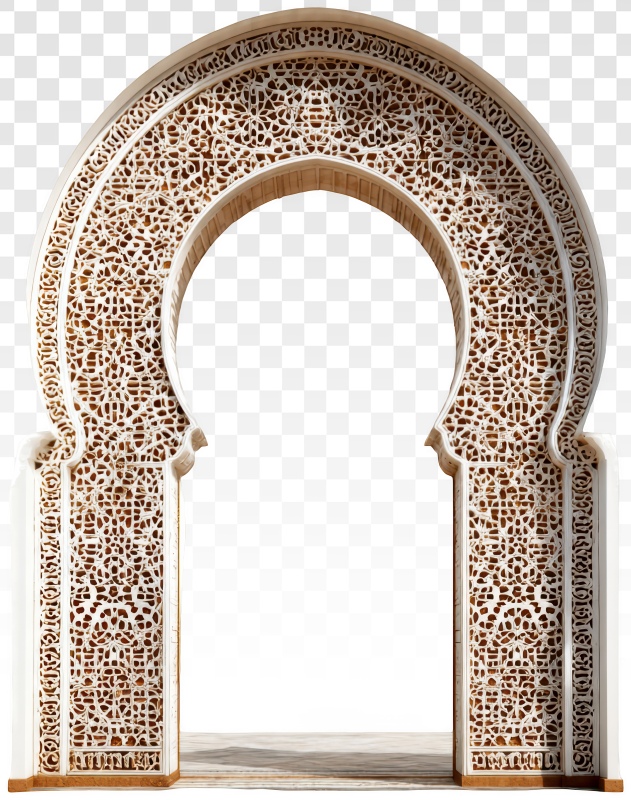
#> input picture assets/splash/mosque_arch_3d.png, 1262 x 1600 px (shown at 1/2 size)
$ python -i _make_splash_alpha.py   (imports and definitions only)
#> lines starting #> are read from the running program, lines starting #| are printed output that depends on the picture; after the words box and inside, x2 and y2 are one past the last pixel; in counts of white or black regions, pixels touching at a corner belong together
#> further down, picture is the input picture: shape (1600, 1262, 3); mean B, G, R 182.6, 191.9, 203.9
from pathlib import Path
import numpy as np
import cv2

root = Path(r'e:/NiyyahTracker-mobile-app-ai/assets/splash')
assets = Path(r'e:/NiyyahTracker-mobile-app-ai/assets')


def max_side(img, max_dim=2048):
    h, w = img.shape[:2]
    if max(h, w) <= max_dim:
        return img
    scale = max_dim / max(h, w)
    nw, nh = int(w * scale), int(h * scale)
    return cv2.resize(img, (nw, nh), interpolation=cv2.INTER_AREA)


def checker_to_alpha(bgr, lum_min=200, sat_max=25):
#> called with lum_min = 200, sat_max = 25
    hsv = cv2.cvtColor(bgr, cv2.COLOR_BGR2HSV)
#> hsv: shape (1600, 1262, 3); mean H, S, V 9.9, 46.1, 204
    _h, s, v = cv2.split(hsv)
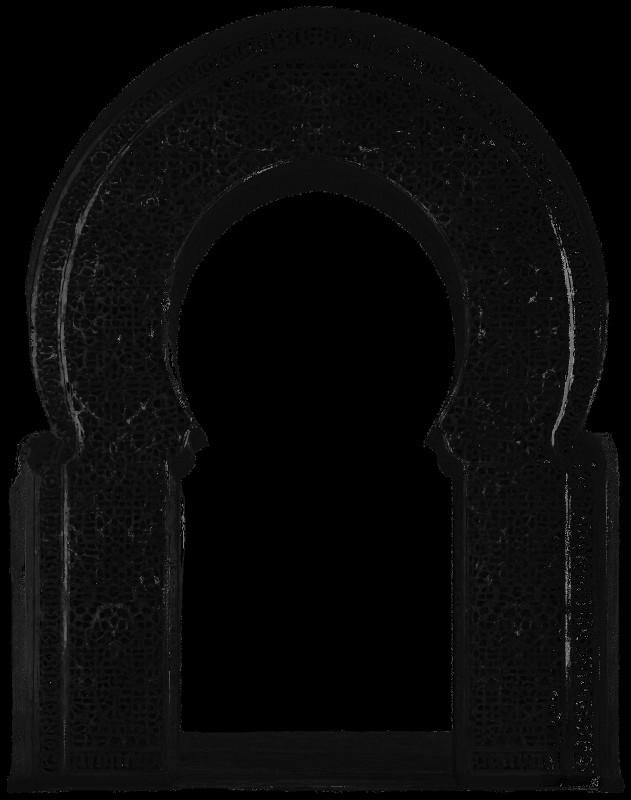
#> _h: shape (1600, 1262) (shown at 1/2 size); min 0, max 179, mean 9.9
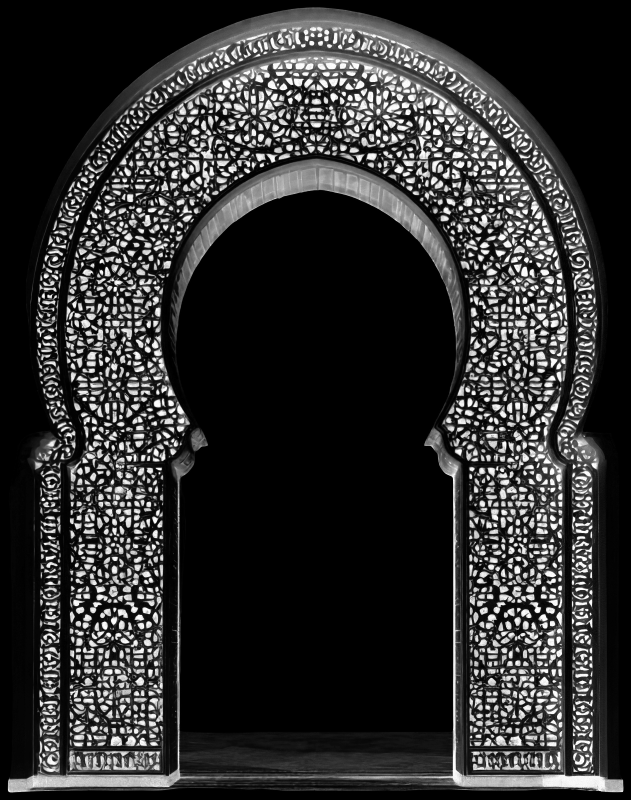
#> s: shape (1600, 1262) (shown at 1/2 size); min 0, max 255, mean 46.1
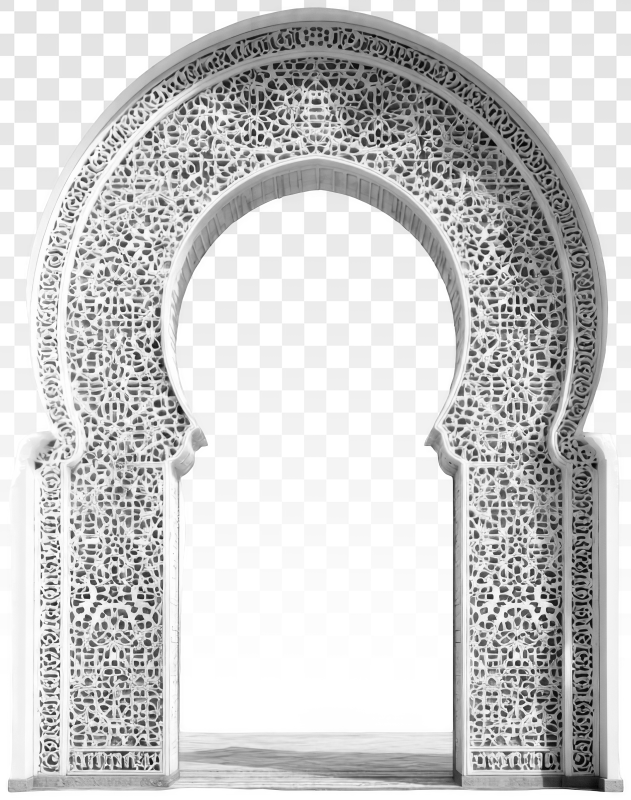
#> v: shape (1600, 1262) (shown at 1/2 size); min 0, max 255, mean 204
    cand = ((v >= lum_min) & (s <= sat_max)).astype(np.uint8) * 255
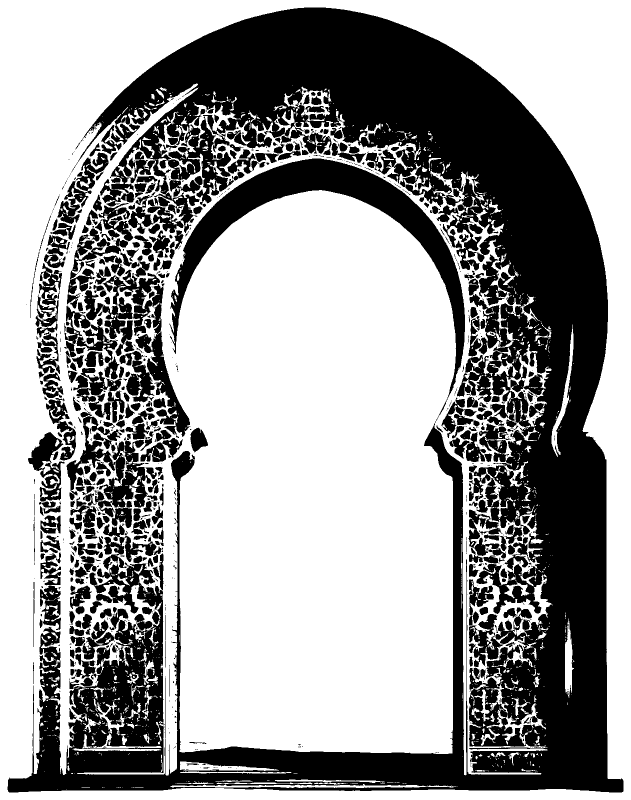
#> cand: shape (1600, 1262) (shown at 1/2 size); 61.1% white; 874 black regions (529 under 20 px), largest, box (x1, y1, x2, y2) and area: (15, 15, 1247, 1585) 627835, (168, 539, 381, 874) 20026, (133, 832, 315, 1015) 11124

    hgt, wdt = cand.shape
#> hgt = 1600; wdt = 1262
    mask = np.zeros((hgt + 2, wdt + 2), np.uint8)
    seeds = []
    for x in range(0, wdt, 8):
        if cand[0, x]:
            seeds.append((x, 0))
        if cand[hgt - 1, x]:
            seeds.append((x, hgt - 1))
#> after the loop, seeds = 316 pairs, first value 0 to 1256, second value 0 to 1599
    for y in range(0, hgt, 8):
        if cand[y, 0]:
            seeds.append((0, y))
        if cand[y, wdt - 1]:
            seeds.append((wdt - 1, y))
#> after the loop, seeds = 716 pairs, first value 0 to 1261, second value 0 to 1599

    fill_src = cand.copy()
    for (x, y) in seeds:
        if mask[y + 1, x + 1] == 0:
            cv2.floodFill(fill_src, mask, (x, y), 128, loDiff=0, upDiff=0, flags=4)
#> this loop made 716 passes
#> (x, y) on passes 1 to 3: (0, 0), (0, 1599), (8, 0)
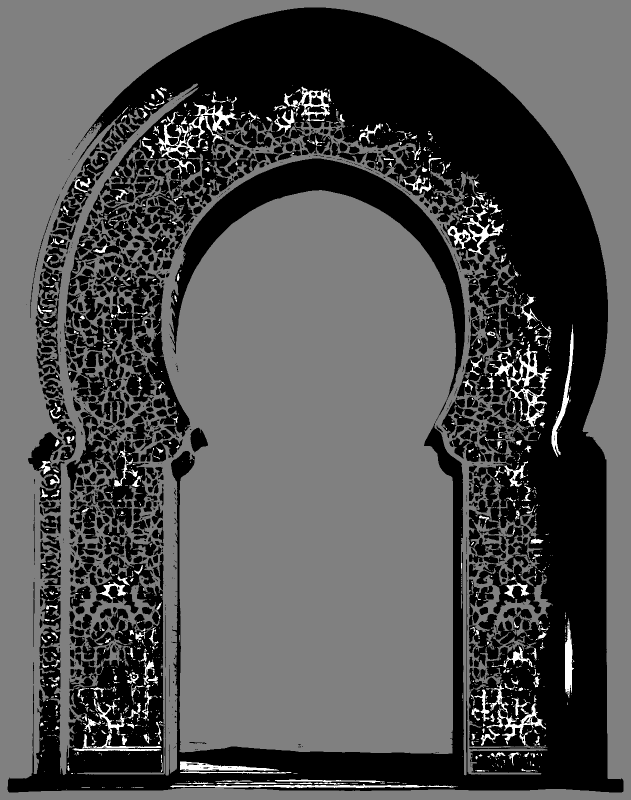
#> fill_src: shape (1600, 1262) (shown at 1/2 size); min 0, max 255, mean 81.6
    bg = (mask[1:-1, 1:-1] > 0).astype(np.uint8) * 255
    bg = cv2.morphologyEx(bg, cv2.MORPH_CLOSE, np.ones((5, 5), np.uint8))
#> bg: shape (1600, 1262); 59.9% white; 611 black regions, largest, box (x1, y1, x2, y2) and area: (15, 15, 1247, 1585) 582540, (342, 317, 930, 748) 42895, (253, 609, 380, 871) 8745

    dist = cv2.distanceTransform(255 - bg, cv2.DIST_L2, 3)
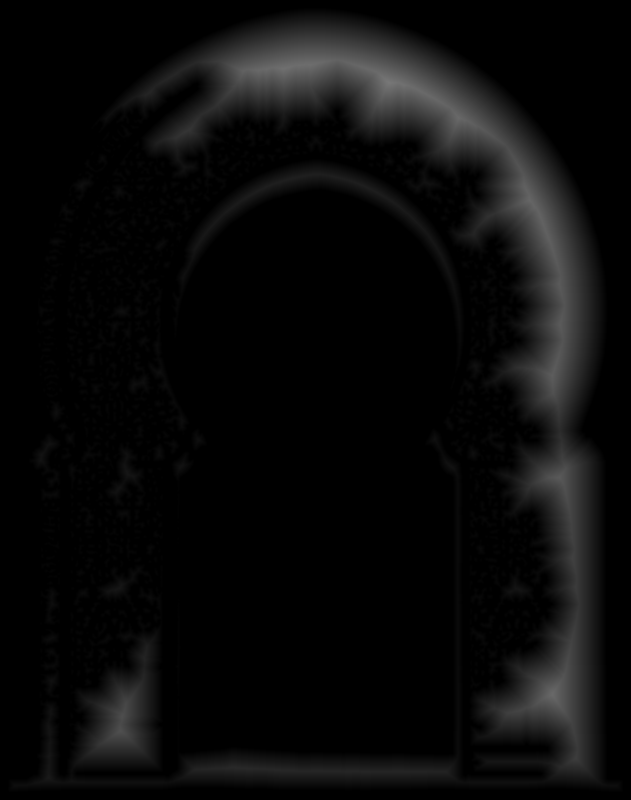
#> dist: shape (1600, 1262) float32 (shown at 1/2 size); min 0, max 119.4, mean 10.2
    alpha = np.clip(dist * 12.0, 0, 255).astype(np.uint8)
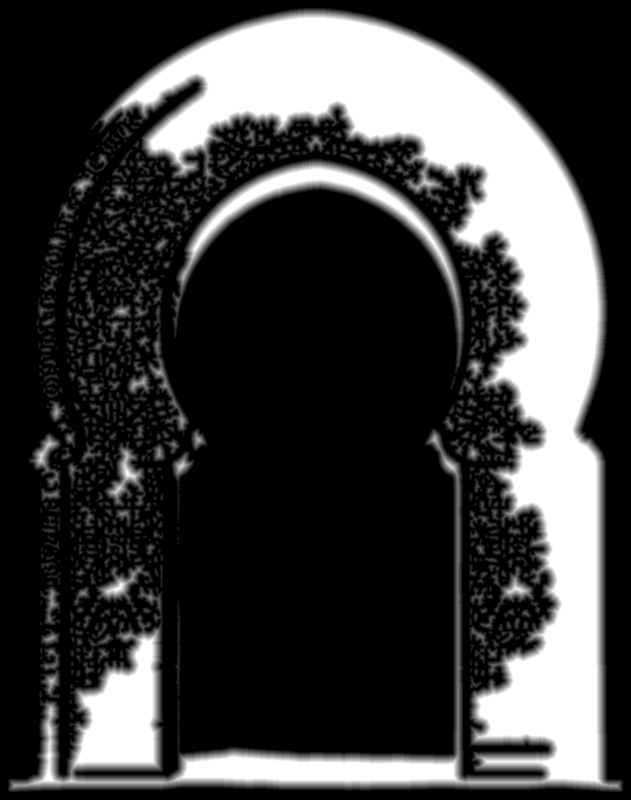
#> alpha: shape (1600, 1262) (shown at 1/2 size); min 0, max 255, mean 62.6
    alpha[bg > 0] = 0

    rgba = cv2.cvtColor(bgr, cv2.COLOR_BGR2BGRA)
    rgba[:, :, 3] = alpha
    return rgba


def logo_to_alpha(bgr):
    hsv = cv2.cvtColor(bgr, cv2.COLOR_BGR2HSV)
    _h, s, v = cv2.split(hsv)
    paper = ((v >= 210) & (s <= 45)).astype(np.uint8) * 255
    paper2 = ((v >= 190) & (s <= 30) & (v < 210)).astype(np.uint8) * 255
    paper = cv2.bitwise_or(paper, paper2)
    paper = cv2.morphologyEx(paper, cv2.MORPH_CLOSE, np.ones((3, 3), np.uint8))
    dist = cv2.distanceTransform(255 - paper, cv2.DIST_L2, 3)
    alpha = np.clip(dist * 18.0, 0, 255).astype(np.uint8)
    alpha[paper > 0] = 0
    rgba = cv2.cvtColor(bgr, cv2.COLOR_BGR2BGRA)
    rgba[:, :, 3] = alpha
    return rgba


jobs = [
    (root / 'mosque_arch_3d.png.jpg', root / 'mosque_arch_3d.png', 'checker'),
    (root / 'quran_rehal_3d.png.jpg', root / 'quran_rehal_3d.png', 'checker'),
    (root / 'mosque_arch_3d.png (2).jpg', root / 'lantern_3d.png', 'checker'),
    (assets / 'new-logo.jpg', root / 'basair_logo.png', 'logo'),
]

# [17 lines not run here, left out]

>>> import cv2
>>> picture = cv2.imread('../assets/splash/mosque_arch_3d.png')
>>> result = checker_to_alpha(picture)
